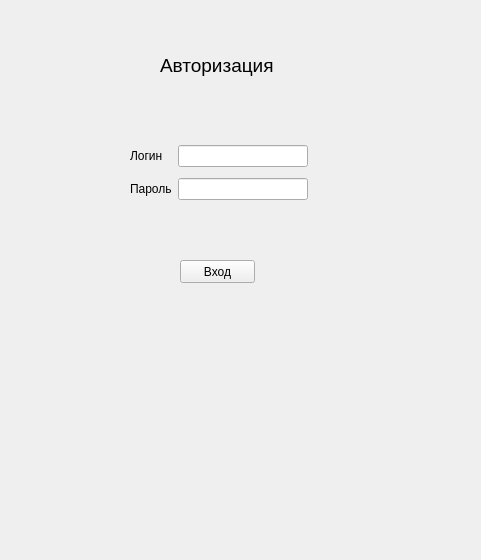
<?xml version="1.0" encoding="UTF-8"?>
<ui version="4.0">
 <class>login</class>
 <widget class="QMainWindow" name="login">
  <property name="geometry">
   <rect>
    <x>0</x>
    <y>0</y>
    <width>481</width>
    <height>560</height>
   </rect>
  </property>
  <property name="cursor">
   <cursorShape>ArrowCursor</cursorShape>
  </property>
  <property name="windowTitle">
   <string>Авторизация</string>
  </property>
  <widget class="QWidget" name="centralwidget">
   <widget class="QPushButton" name="pushButton">
    <property name="geometry">
     <rect>
      <x>180</x>
      <y>260</y>
      <width>75</width>
      <height>23</height>
     </rect>
    </property>
    <property name="text">
     <string>Вход</string>
    </property>
   </widget>
   <widget class="QLabel" name="label_3">
    <property name="geometry">
     <rect>
      <x>160</x>
      <y>30</y>
      <width>121</width>
      <height>71</height>
     </rect>
    </property>
    <property name="font">
     <font>
      <pointsize>14</pointsize>
     </font>
    </property>
    <property name="text">
     <string>Авторизация</string>
    </property>
   </widget>
   <widget class="QWidget" name="layoutWidget">
    <property name="geometry">
     <rect>
      <x>130</x>
      <y>140</y>
      <width>178</width>
      <height>67</height>
     </rect>
    </property>
    <layout class="QGridLayout" name="gridLayout">
     <item row="0" column="1">
      <widget class="QLineEdit" name="lineEdit"/>
     </item>
     <item row="1" column="0">
      <widget class="QLabel" name="label_2">
       <property name="text">
        <string>Пароль</string>
       </property>
      </widget>
     </item>
     <item row="0" column="0">
      <widget class="QLabel" name="label">
       <property name="text">
        <string>Логин</string>
       </property>
      </widget>
     </item>
     <item row="1" column="1">
      <widget class="QLineEdit" name="lineEdit_2"/>
     </item>
    </layout>
   </widget>
  </widget>
 </widget>
 <resources/>
 <connections/>
</ui>
